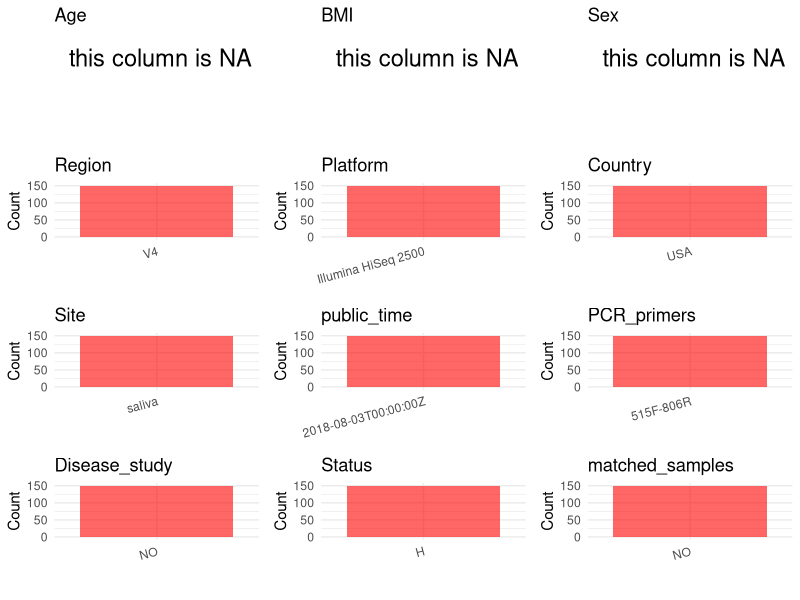

Write R code to recreate this figure. (Note: this script raises an error after producing the figure.)
## ---- chunk 1
# Load necessary libraries
library(dplyr)
library(ggplot2)
library(cowplot)

# Set working directory (update this path to your local directory)
setwd("D:/metadata/PRJEB23323")

# Read the initial metadata files
initial_meta<-read.csv("SraRunTable.csv",header = T)

# Combine the two metadata files
#meta <- rbind(initial_meta, initial_meta1)

#Remove entries non-oral samples
#initial_meta <- subset(initial_meta,isolate %in% c("saliva","tongue coat"))

# Check the number of samples containing "HT" in Sample.Name (e.g., healthy controls)
#nrow(subset(meta, grepl("HT", Sample.Name)))

# Display the first few rows of the metadata
head(initial_meta)
## ---- chunk 2
# Create a uniform metadata dataframe
metadata <- data.frame(
  BioProject = initial_meta$BioProject,
  Run = initial_meta$Run,
  sample_name = initial_meta$Sample.Name,
  Age = NA,
  BMI = NA,
  Sex=NA,
  Region = "V4",
  Platform = initial_meta$Instrument,
  Country = initial_meta$geo_loc_name_country,
  Site = initial_meta$env_material,
  public_time = initial_meta$ReleaseDate,
  stringsAsFactors = FALSE
)
## ---- chunk 3
# Add information obtained from the publication
metadata$PCR_primers <- "515F-806R"
metadata$title <- "Comparison of Oral Collection Methods for Studies of Microbiota"
metadata$Disease_study <- "NO"
# Assign disease status based on sample_name patterns
metadata$Status<-"H"

metadata$matched_samples <- "NO"
## ---- chunk 4
# Check the number of unique runs and sample names
print(paste("Number of unique runs:", length(unique(metadata$Run))))
print(paste("Number of unique sample names:", length(unique(metadata$sample_name))))
## ---- chunk 5
# Select columns for visualization
plot_data <- metadata %>%
  select(-BioProject, -Run, -sample_name, -title)

# Function to create simple plots for each column
create_simple_plots <- function(data) {
  plots <- list()
  
  for (col in colnames(data)) {
    # Check if the column is all NA
    if (all(is.na(data[[col]]))) {
      # Create an empty plot with text indicating all NA
      p <- ggplot() +
        annotate("text", x = 0.5, y = 0.5, label = "this column is NA", size = 6) +
        labs(title = col) +
        theme_void()
    } else if (is.numeric(data[[col]])) {
      # Numeric variable: histogram
      p <- ggplot(data, aes(x = .data[[col]])) +
        geom_histogram(fill = "blue", alpha = 0.6, bins = 20, na.rm = TRUE) +
        labs(title = col) +
        theme_minimal()
    } else {
      # Categorical variable: bar plot (remove NA values)
      count_data <- as.data.frame(table(data[[col]], useNA = "ifany"))
      p <- ggplot(count_data, aes(x = reorder(Var1, -Freq), y = Freq)) +
        geom_col(fill = "red", alpha = 0.6) +
        labs(title = col, x = NULL, y = "Count") +
        theme_minimal() +
        theme(axis.text.x = element_text(angle = 15, hjust = 1))
    }
    plots[[col]] <- p
  }
  
  return(plots)
}

# Generate and arrange plots
plots <- create_simple_plots(plot_data)
p<-plot_grid(plots$Age, 
          plots$BMI, 
          plots$Sex, 
          plots$Region, 
          plots$Platform, 
          plots$Country, 
          plots$Site,
          plots$public_time, 
          plots$PCR_primers,
          plots$Disease_study,
          plots$Status,
          plots$matched_samples,# add 
          ncol = 3, align = "hv", axis = "lb")
ggsave("Metadata_Summary.png", plot = p, width = 8, height = 6, dpi = 150)
## ---- chunk 6
knitr::include_graphics("metadata_summary.png")
## ---- chunk 7
# Reorder columns to match the desired format
metadata <- metadata[, c(
  "BioProject", "Run", "sample_name", "Age", "BMI", "Sex", 
  "Region", "Platform", "Country", "Site", "public_time", 
  "PCR_primers", "title", "Disease_study", "Status","matched_samples"
)]

# Export the uniform metadata to a CSV file
write.csv(metadata, file = "metadata.csv", quote = FALSE)
head(metadata)
